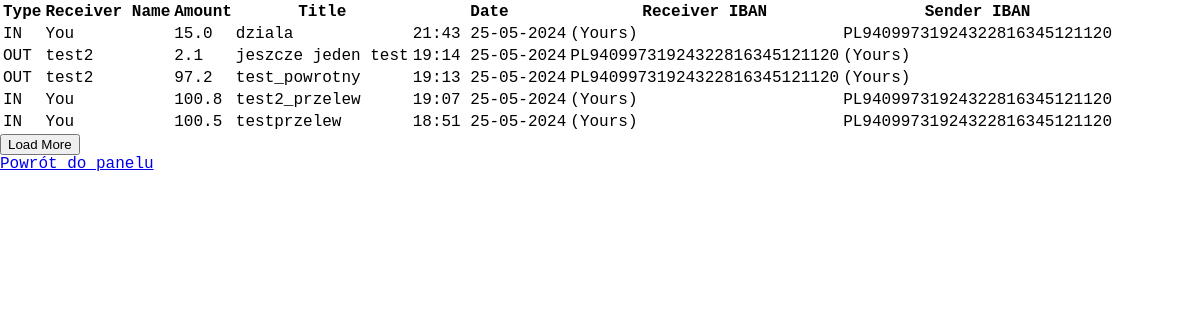
Before: /transfer_history (signed in) with the older database file.
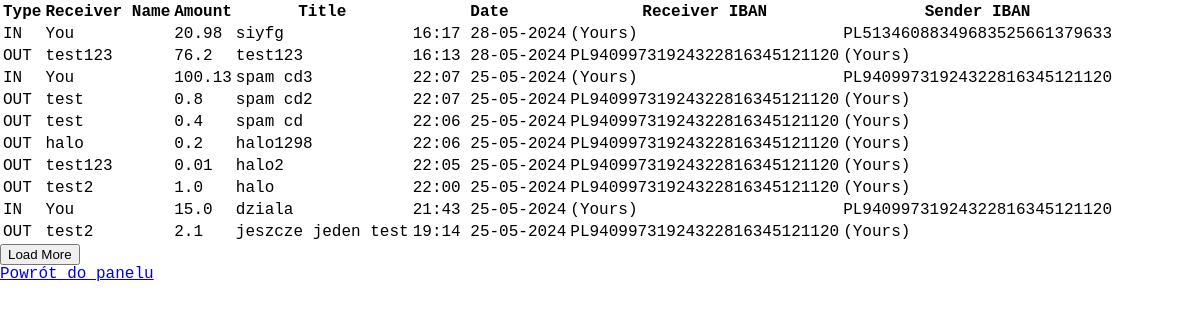
After: the same page with the newer database file.
### app/__init__.py (models this page shows, shortened)
class Transfers(db.Model):
    __tablename__ = "Transfers"
    transfer_id = db.Column(db.String(64), primary_key=True, unique=True)
    sender_iban = db.Column(db.String(28), nullable=False)
    receiver_iban = db.Column(db.String(28), nullable=False)
    title = db.Column(db.String(50), nullable=False)
    receiver_name = db.Column(db.String(50), nullable=False)
    amount = db.Column(db.Float, nullable=False)
    date = db.Column(db.DateTime, nullable=False)
    sender_id = db.Column(db.String(16), db.ForeignKey('Customers.customer_id'), nullable=False)

### app/views.py (the view)
@app.route("/transfer_history", methods=['GET','POST'])
@login_required
def transfer_history():
    limit = 10
    offset = int(request.args.get('offset', 0))
    transfers = get_transfers(current_user.login, limit, offset)
    pesel = current_user.pesel
    customer_id = Customers.query.filter_by(pesel=pesel).first().customer_id
    return render_template("transfer_history.html", transfers=transfers, current_customer_id=customer_id, offset=offset, limit=limit)

### app/models/utils.py (called while the page is built)
def beautify_date(list):
    for item in list:
        item.formatted_date  = item.date.strftime("%H:%M %d-%m-%Y")
    return list

def get_transfers(login: str, limit: int, offset: int = 0):
    user = Users.query.filter_by(login=login).first()
    customer = Customers.query.filter_by(pesel=user.pesel).first()
    transfers_out = Transfers.query.filter_by(sender_id=customer.customer_id).all()
    transfers_in = Transfers.query.filter_by(receiver_iban=customer.iban_number).all()
    transfers = transfers_in + transfers_out
    transfers.sort(key=lambda x: x.date, reverse=True)
    recent_transfers = transfers[:offset+limit]
    return beautify_date(recent_transfers)

### app/views.py (called while the page is built)
@login_manager.user_loader
def load_user(pesel):
    return Users.query.get(pesel)

### app/templates/transfer_history.html (shortened to what this page needs)
{% extends 'base.html'%}
{% block body %}
<table>
    <tr>
        <th>Type</th>
        <th>Receiver Name</th>
        <th>Amount</th>
        <th>Title</th>
        <th>Date</th>
        <th>Receiver IBAN</th>
        <th>Sender IBAN</th>
    </tr>
    {% for item in transfers %}
        <tr>
            {% if item.sender_id == current_customer_id %}
                <td>OUT</td>
                <td>{{ item.receiver_name }}</td>
                <td>{{ item.amount }}</td>
                <td>{{ item.title }}</td>
                <td>{{ item.formatted_date }}</td>
                <td>{{ item.receiver_iban }}</td>
                <td>(Yours)</td>
            {% else %}
                <td>IN</td>
                <td> You</td>
                <td>{{ item.amount }}</td>
                <td>{{ item.title }}</td>
                <td>{{ item.formatted_date }}</td>
                <td>(Yours)</td>
                <td>{{ item.sender_iban }}</td>
            {% endif %}
        </tr>
    {% endfor %}
</table>
<form method="get" action="/transfer_history">
    <button type="submit">Load More</button>
</form>
<a href="{{url_for('dashboard')}}">Powrót do panelu</a>
{% endblock %}

Changed rows visible on the page:
no longer on this page (row unchanged): Transfers: receiver_name "test2", amount "97.2", title "test_powrotny", formatted_date "19:13 25-05-2024", receiver_iban "PL94099731924322816345121120"
no longer on this page (row unchanged): Transfers: amount "100.8", title "test2_przelew", formatted_date "19:07 25-05-2024", sender_iban "PL94099731924322816345121120"
no longer on this page (row unchanged): Transfers: amount "100.5", title "testprzelew", formatted_date "18:51 25-05-2024", sender_iban "PL94099731924322816345121120"
added Transfers: amount "20.98", title "siyfg", formatted_date "16:17 28-05-2024", sender_iban "PL51346088349683525661379633"
added Transfers: receiver_name "test123", amount "76.2", title "test123", formatted_date "16:13 28-05-2024", receiver_iban "PL94099731924322816345121120"
added Transfers: amount "100.13", title "spam cd3", formatted_date "22:07 25-05-2024", sender_iban "PL94099731924322816345121120"
added Transfers: receiver_name "test", amount "0.8", title "spam cd2", formatted_date "22:07 25-05-2024", receiver_iban "PL94099731924322816345121120"
added Transfers: receiver_name "test", amount "0.4", title "spam cd", formatted_date "22:06 25-05-2024", receiver_iban "PL94099731924322816345121120"
added Transfers: receiver_name "halo", amount "0.2", title "halo1298", formatted_date "22:06 25-05-2024", receiver_iban "PL94099731924322816345121120"
added Transfers: receiver_name "test123", amount "0.01", title "halo2", formatted_date "22:05 25-05-2024", receiver_iban "PL94099731924322816345121120"
added Transfers: receiver_name "test2", amount "1.0", title "halo", formatted_date "22:00 25-05-2024", receiver_iban "PL94099731924322816345121120"
